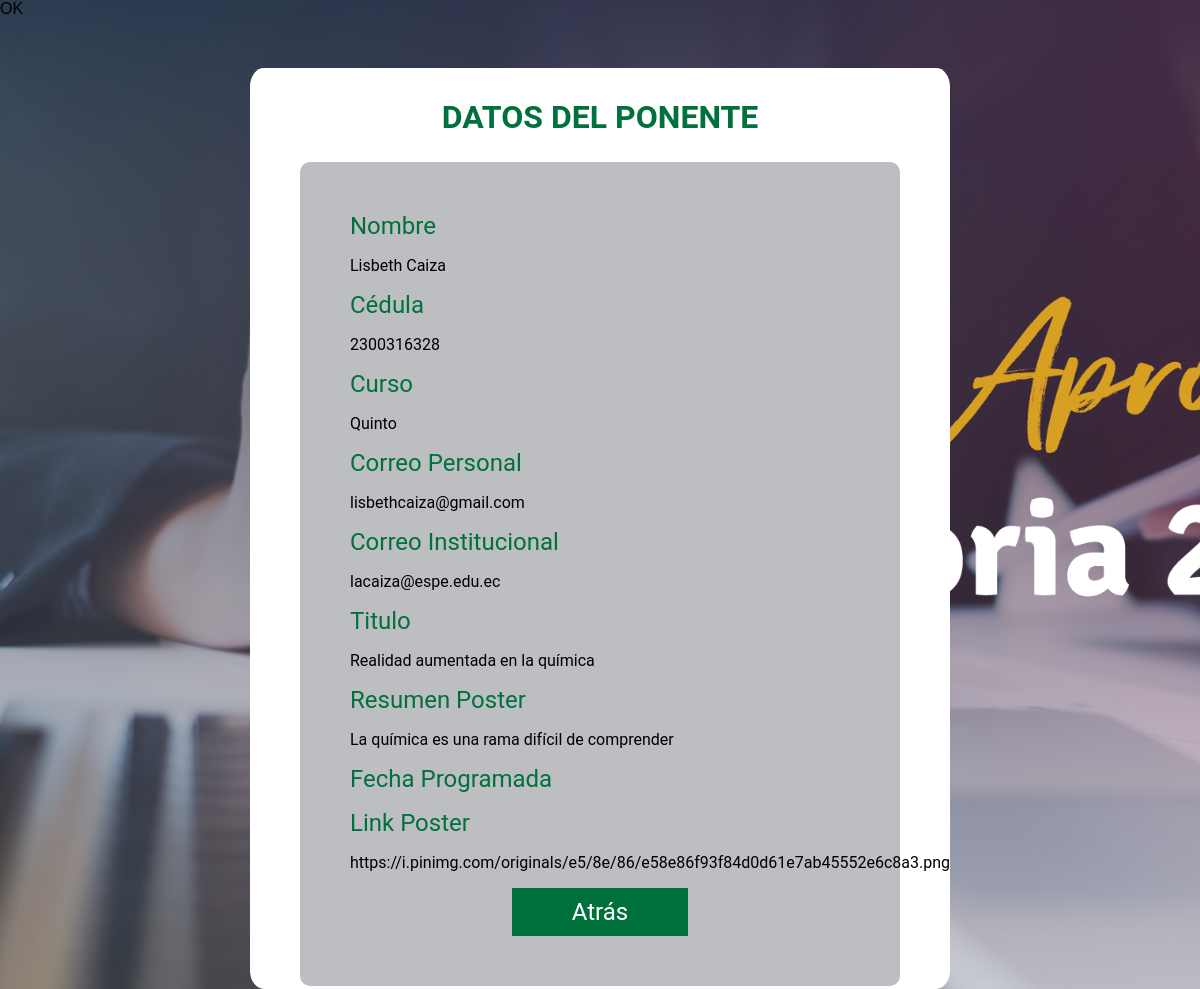
Page /leer_poster.php?id=2 on the committed database.
### tables this page shows
CREATE TABLE `ponente_poster` (
  `ID_POSTER` int(11) NOT NULL,
  `ID_CARRERA` int(11) DEFAULT NULL,
  `NOMBRE_POSTER` varchar(20) NOT NULL,
  `APELLIDO_POSTER` varchar(20) NOT NULL,
  `CEDULA_POSTER` varchar(10) NOT NULL,
  `CURSO_POSTER` varchar(20) NOT NULL,
  `CORREOPER_POSTER` varchar(30) NOT NULL,
  `CORREOINS_POSTER` varchar(30) NOT NULL,
  `TITULO_POSTER` varchar(100) NOT NULL,
  `RESUMEN_POSTER` varchar(300) NOT NULL,
  `FECHAPRE_POSTER` datetime DEFAULT NULL,
  `LINK_POSTER` varchar(250) NOT NULL
);

### leer_poster.php (the view, shortened to what this page needs)
<?php
require_once "conexion.php";
if (isset($_GET['id']) && !empty(trim($_GET["id"]))) {
    $query = 'SELECT * FROM ponente_poster WHERE ID_POSTER=?';
    if($stmt = $conn->prepare($query)){
        $stmt -> bind_param('i', $_GET['id']);
        if($stmt->execute()){
            $result = $stmt->get_result();
            if($result->num_rows == 1){
                $row = $result -> fetch_array(MYSQLI_ASSOC);
                $nombre = $row['NOMBRE_POSTER'];
                $apellido = $row['APELLIDO_POSTER'];
                $cedula = $row['CEDULA_POSTER'];
                $curso = $row['CURSO_POSTER'];
                $correoper = $row['CORREOPER_POSTER'];
                $correoins = $row['CORREOINS_POSTER'];
                $titulo = $row['TITULO_POSTER'];
                $resumen = $row['RESUMEN_POSTER'];
                $link = $row['LINK_POSTER'];
            } else{
                echo 'Error! No existen resultados.';
                exit();
            }
        } else {
            echo "Error! Revise la conexión con la base de datos.";
            exit();
        }
    }
}else{
    echo "Error! Intente más tarde.";
    exit();
}
?>
<!DOCTYPE html>
<html lang="en">
<head>
</head>
<link rel="stylesheet" type="text/css" href="css/styles-leer.css">
<body>
<section class="contenido_tabla">
    <div>
        <h2>DATOS DEL PONENTE</h2>
    </div>
    <div class="datos">
        <div>
            <label>Nombre</label>
            <p><?php echo $nombre . " " . $apellido ?></p>
        </div>
        <div>
            <label>Cédula</label>
            <p><?php echo $cedula ?></p>
        </div>
        <div>
            <label>Curso</label>
            <p><?php echo $curso ?></p>
        </div>
        <div>
            <label>Correo Personal</label>
            <p><?php echo $correoper ?></p>
        </div>
        <div>
            <label>Correo Institucional</label>
            <p><?php echo $correoins ?></p>
        </div>
        <div>
            <label>Titulo</label>
            <p><?php echo $titulo ?></p>
        </div>
        <div>
            <label>Resumen Poster</label>
            <p><?php echo $resumen ?></p>
        </div>
        <div>
            <label>Fecha Programada</label>
        </div>
        <div>
            <label>Link Poster</label>
            <p><?php echo $link ?></p>
        </div>
        <button><a href="indexadmin.php">Atrás</button>
    </div>
</section>
</body>
</html>

### css/styles-leer.css (style rules this page uses)
body { font-family: 'Montserrat', sans-serif; margin: 0; background: url(../img/proyectos.png); background-size: cover; background-attachment: fixed; }
* { box-sizing: border-box; }
h2 { font-family: "Roboto", sans-serif; font-size: 2em; text-align: center; font-style: bold; color: #00713d; }
p { font-family: "Roboto", sans-serif; font-size: 1em; font-style: bold; color: black; }
label { font-family: "Roboto", sans-serif; padding-top: 10px; text-decoration: none; text-align: center; font-size: 1.5em; color: #00713d; }
.datos { padding: 50px; border-radius: 10px; max-width: 600px; background-color: #454b525b; margin: 0 auto; }
a { font-family: "Roboto", sans-serif; padding-top: 10px; text-decoration: none; text-align: center; font-size: 1.5em; margin: 0 auto; color: white; }
button { display: block; background-color: #00713d; margin: 0 auto; padding: 10px 60px 10px 60px; border: 0; font-size: 1em; font-family: "Roboto", sans-serif; }
@media (min-width:768px) { .contenido_tabla { margin: auto; width: 700px; margin-top: 150pz; border-radius: 2%; background: #fff; margin-top: 50px; padding: 3px; } }

### rows in the picture
ponente_poster: NOMBRE_POSTER "Lisbeth", APELLIDO_POSTER "Caiza", CEDULA_POSTER "2300316328", CURSO_POSTER "Quinto", CORREOPER_POSTER "lisbethcaiza@gmail.com", CORREOINS_POSTER "lacaiza@espe.edu.ec", TITULO_POSTER "Realidad aumentada en la química", RESUMEN_POSTER "La química es una rama difícil de comprender", LINK_POSTER "https://i.pinimg.com/originals/e5/8e/86/e58e86f93f84d0d61e7ab45552e6c8a3.png"
